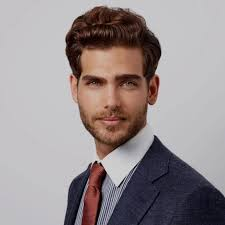
#> input picture download.jpg, 225 x 225 px, given in place of the camera
$ python prac19.py
#> lines starting #> are read from the running program, lines starting #| are printed output that depends on the picture; after the words box and inside, x2 and y2 are one past the last pixel; in counts of white or black regions, pixels touching at a corner belong together

# also get a blue colored image and bklack and white image
import cv2
import numpy as np

device = cv2.VideoCapture(0)
while True:
    ret, frame = device.read()
#> frame is the input picture: shape (225, 225, 3); mean B, G, R 144.2, 143.1, 152.4

    hsv= cv2.cvtColor(frame, cv2.COLOR_BGR2HSV)
#> hsv: shape (225, 225, 3); mean H, S, V 96.9, 45.3, 156

    lower_range=np.array([110,50,50])
    upper_range=np.array([130,255,255])
    mask=cv2.inRange(hsv, lower_range, upper_range)
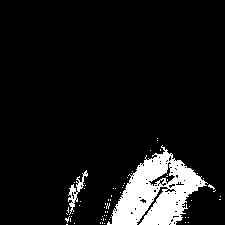
#> mask: shape (225, 225); 8.6% white; 63 white regions (61 under 20 px), largest, box (x1, y1, x2, y2) and area: (107, 145, 208, 225) 4014, (68, 170, 88, 215) 229
    result1= cv2.bitwise_and(frame, frame,mask=mask)
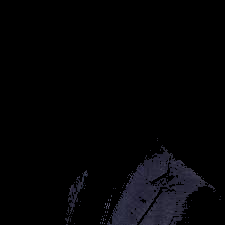
#> result1: shape (225, 225, 3); mean B, G, R 5.2, 3.6, 3.7

    cv2.imshow("show", mask)
    cv2.imshow("result", result1)
    cv2.imshow("show1", frame)

    if cv2.waitKey(1)== 13:
#> (key Esc is pressed here)
        break

device.release()
cv2.destroyAllWindows()
